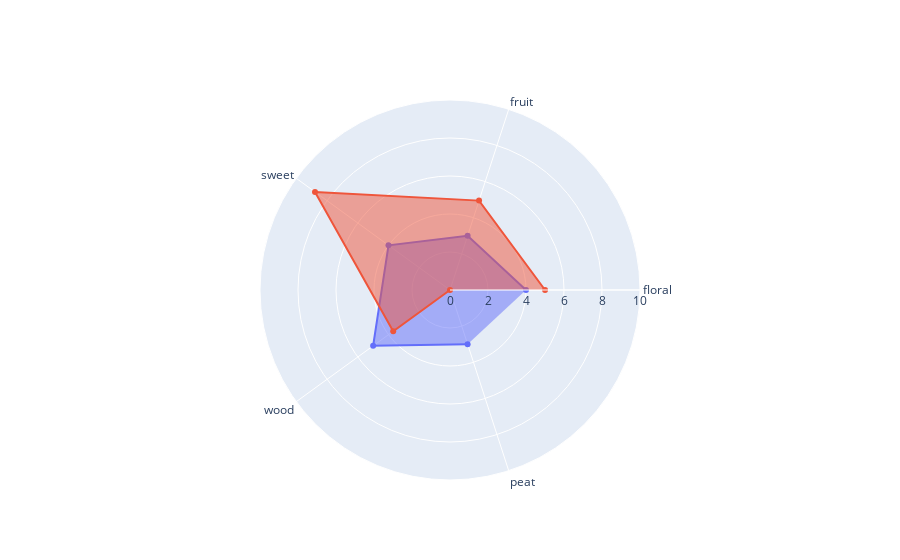

The code cell stored with this chart in its notebook:
### Code cell
compare_visual("000920", n)

### Figure 1 — Plotly figure (JSON) as saved in the notebook; plotly's stock layout.template omitted (floating-point values rounded to 4 significant figures)
{"data": [{"fill": "toself", "name": "panelist", "r": [4, 3, 4, 5, 3], "theta": ["floral", "fruit", "sweet", "wood", "peat"], "type": "scatterpolar"}, {"fill": "toself", "name": "MS_prediction", "r": [5.003, 4.946, 8.782, 3.696, 0], "theta": ["floral", "fruit", "sweet", "wood", "peat"], "type": "scatterpolar"}], "layout": {"polar": {"radialaxis": {"range": [0, 10], "visible": true}}, "showlegend": false}}
